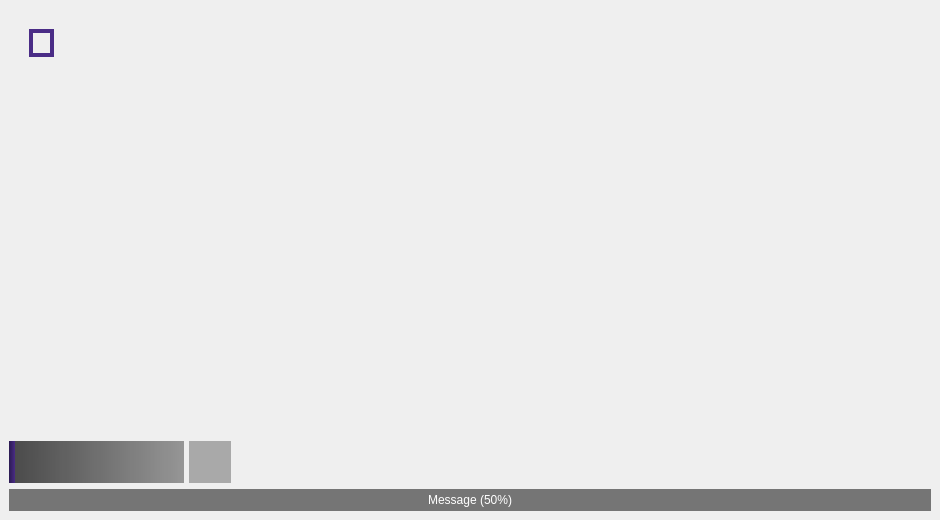
<?xml version="1.0" encoding="UTF-8"?>
<ui version="4.0">
 <class>MainWindow</class>
 <widget class="QMainWindow" name="MainWindow">
  <property name="geometry">
   <rect>
    <x>0</x>
    <y>0</y>
    <width>940</width>
    <height>520</height>
   </rect>
  </property>
  <property name="minimumSize">
   <size>
    <width>940</width>
    <height>520</height>
   </size>
  </property>
  <property name="maximumSize">
   <size>
    <width>940</width>
    <height>520</height>
   </size>
  </property>
  <property name="windowTitle">
   <string>OFLauncher</string>
  </property>
  <property name="windowIcon">
   <iconset resource="images.qrc">
    <normaloff>:/logo/res/icon.ico</normaloff>:/logo/res/icon.ico</iconset>
  </property>
  <property name="styleSheet">
   <string notr="true">QLabel, QPushButton, QProgressBar
{
   color: white;
}</string>
  </property>
  <widget class="QWidget" name="frame">
   <property name="styleSheet">
    <string notr="true"/>
   </property>
   <layout class="QVBoxLayout" name="verticalLayout">
    <item>
     <layout class="QHBoxLayout" name="horizontalLayout_2">
      <item>
       <spacer name="leftSpacer">
        <property name="orientation">
         <enum>Qt::Horizontal</enum>
        </property>
        <property name="sizeType">
         <enum>QSizePolicy::Fixed</enum>
        </property>
        <property name="sizeHint" stdset="0">
         <size>
          <width>20</width>
          <height>20</height>
         </size>
        </property>
       </spacer>
      </item>
      <item>
       <layout class="QVBoxLayout" name="verticalLayout_3">
        <item>
         <spacer name="verticalSpacer_3">
          <property name="orientation">
           <enum>Qt::Vertical</enum>
          </property>
          <property name="sizeType">
           <enum>QSizePolicy::Minimum</enum>
          </property>
          <property name="sizeHint" stdset="0">
           <size>
            <width>20</width>
            <height>20</height>
           </size>
          </property>
         </spacer>
        </item>
        <item>
         <widget class="QLabel" name="title">
          <property name="sizePolicy">
           <sizepolicy hsizetype="Fixed" vsizetype="Fixed">
            <horstretch>0</horstretch>
            <verstretch>0</verstretch>
           </sizepolicy>
          </property>
          <property name="styleSheet">
           <string notr="true">QLabel {
    margin: 0;
	padding: 2.5px;
	padding-right: 5px;
	padding-left: 5px;
	border: 4px solid #4a2c86;
}</string>
          </property>
          <property name="pixmap">
           <pixmap resource="images.qrc">:/logo/res/logo.png</pixmap>
          </property>
          <property name="scaledContents">
           <bool>false</bool>
          </property>
         </widget>
        </item>
       </layout>
      </item>
      <item>
       <spacer name="horizontalSpacer_2">
        <property name="orientation">
         <enum>Qt::Horizontal</enum>
        </property>
        <property name="sizeType">
         <enum>QSizePolicy::Expanding</enum>
        </property>
        <property name="sizeHint" stdset="0">
         <size>
          <width>40</width>
          <height>20</height>
         </size>
        </property>
       </spacer>
      </item>
     </layout>
    </item>
    <item>
     <layout class="QHBoxLayout" name="horizontalLayout_3"/>
    </item>
    <item>
     <spacer name="verticalSpacer">
      <property name="orientation">
       <enum>Qt::Vertical</enum>
      </property>
      <property name="sizeHint" stdset="0">
       <size>
        <width>20</width>
        <height>40</height>
       </size>
      </property>
     </spacer>
    </item>
    <item>
     <layout class="QHBoxLayout" name="horizontalLayout">
      <property name="spacing">
       <number>5</number>
      </property>
      <item>
       <widget class="QPushButton" name="playButton">
        <property name="sizePolicy">
         <sizepolicy hsizetype="Preferred" vsizetype="Minimum">
          <horstretch>0</horstretch>
          <verstretch>0</verstretch>
         </sizepolicy>
        </property>
        <property name="minimumSize">
         <size>
          <width>175</width>
          <height>42</height>
         </size>
        </property>
        <property name="styleSheet">
         <string notr="true">QPushButton {
	background-color: qlineargradient(spread:pad, x1:0, y1:0.499636, x2:1, y2:0.5, stop:0 rgba(42, 26, 80, 255), stop:0.034213 rgba(73, 43, 133, 255), stop:0.036634 rgba(0, 0, 0, 175), stop:1 rgba(0, 0, 0, 95));
   border: none;
}

QPushButton:pressed {
   background-color: qlineargradient(spread:pad, x1:0, y1:0.499636, x2:1, y2:0.5, stop:0 rgba(42, 26, 80, 255), stop:0.034213 rgba(73, 43, 133, 255), stop:0.036634 rgba(0, 0, 0, 195), stop:1 rgba(0, 0, 0, 195));
}
</string>
        </property>
       </widget>
      </item>
      <item>
       <widget class="QPushButton" name="settingsButton">
        <property name="sizePolicy">
         <sizepolicy hsizetype="Fixed" vsizetype="Preferred">
          <horstretch>0</horstretch>
          <verstretch>0</verstretch>
         </sizepolicy>
        </property>
        <property name="minimumSize">
         <size>
          <width>42</width>
          <height>42</height>
         </size>
        </property>
        <property name="styleSheet">
         <string notr="true">QPushButton {
	border: none;

	background-color: rgba(0, 0, 0, 75);
}
</string>
        </property>
        <property name="text">
         <string/>
        </property>
        <property name="icon">
         <iconset resource="images.qrc">
          <normaloff>:/icons/res/cog.png</normaloff>:/icons/res/cog.png</iconset>
        </property>
        <property name="iconSize">
         <size>
          <width>40</width>
          <height>40</height>
         </size>
        </property>
       </widget>
      </item>
      <item>
       <spacer name="horizontalSpacer">
        <property name="orientation">
         <enum>Qt::Horizontal</enum>
        </property>
        <property name="sizeType">
         <enum>QSizePolicy::Expanding</enum>
        </property>
        <property name="sizeHint" stdset="0">
         <size>
          <width>40</width>
          <height>20</height>
         </size>
        </property>
       </spacer>
      </item>
     </layout>
    </item>
    <item>
     <widget class="QProgressBar" name="status">
      <property name="styleSheet">
       <string notr="true">QProgressBar
{
   text-align: center;
   border: none;
   background-color: rgba(0, 0, 0, 130);
}

QProgressBar::chunk
{
   background-color: qlineargradient(spread:pad, x1:0, y1:0, x2:1, y2:0,
                                 stop:0 rgba(42, 28, 77, 255),
                                 stop:1 rgba(73, 43, 133, 255));
   border: none;
}</string>
      </property>
      <property name="value">
       <number>50</number>
      </property>
      <property name="alignment">
       <set>Qt::AlignCenter</set>
      </property>
      <property name="format">
       <string>Message (%p%)</string>
      </property>
     </widget>
    </item>
   </layout>
  </widget>
 </widget>
 <resources>
  <include location="images.qrc"/>
 </resources>
 <connections/>
</ui>
